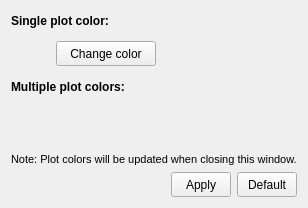
             <widget class="QWidget" name="tab_4">
              <attribute name="title">
               <string>Plots</string>
              </attribute>
              <layout class="QVBoxLayout" name="verticalLayout_10">
               <item>
                <layout class="QVBoxLayout" name="verticalLayout">
                 <property name="spacing">
                  <number>5</number>
                 </property>
                 <property name="leftMargin">
                  <number>0</number>
                 </property>
                 <property name="topMargin">
                  <number>0</number>
                 </property>
                 <property name="rightMargin">
                  <number>0</number>
                 </property>
                 <property name="bottomMargin">
                  <number>0</number>
                 </property>
                 <item>
                  <layout class="QHBoxLayout" name="horizontalLayout_2">
                   <item>
                    <widget class="QLabel" name="label">
                     <property name="font">
                      <font>
                       <weight>75</weight>
                       <bold>true</bold>
                      </font>
                     </property>
                     <property name="text">
                      <string>Single plot color:</string>
                     </property>
                    </widget>
                   </item>
                   <item>
                    <spacer name="horizontalSpacer">
                     <property name="orientation">
                      <enum>Qt::Horizontal</enum>
                     </property>
                     <property name="sizeHint" stdset="0">
                      <size>
                       <width>40</width>
                       <height>20</height>
                      </size>
                     </property>
                    </spacer>
                   </item>
                  </layout>
                 </item>
                 <item>
                  <layout class="QHBoxLayout" name="horizontalLayout_7">
                   <property name="spacing">
                    <number>15</number>
                   </property>
                   <property name="leftMargin">
                    <number>5</number>
                   </property>
                   <property name="topMargin">
                    <number>5</number>
                   </property>
                   <property name="rightMargin">
                    <number>5</number>
                   </property>
                   <property name="bottomMargin">
                    <number>5</number>
                   </property>
                   <item>
                    <widget class="QWidget" name="singleColorSquare" native="true">
                     <property name="minimumSize">
                      <size>
                       <width>25</width>
                       <height>25</height>
                      </size>
                     </property>
                     <property name="maximumSize">
                      <size>
                       <width>25</width>
                       <height>25</height>
                      </size>
                     </property>
                     <property name="styleSheet">
                      <string notr="true"/>
                     </property>
                    </widget>
                   </item>
                   <item>
                    <widget class="QPushButton" name="changeSinglePlotButton">
                     <property name="minimumSize">
                      <size>
                       <width>100</width>
                       <height>25</height>
                      </size>
                     </property>
                     <property name="maximumSize">
                      <size>
                       <width>100</width>
                       <height>25</height>
                      </size>
                     </property>
                     <property name="text">
                      <string>Change color</string>
                     </property>
                    </widget>
                   </item>
                   <item>
                    <spacer name="horizontalSpacer_6">
                     <property name="orientation">
                      <enum>Qt::Horizontal</enum>
                     </property>
                     <property name="sizeHint" stdset="0">
                      <size>
                       <width>40</width>
                       <height>20</height>
                      </size>
                     </property>
                    </spacer>
                   </item>
                  </layout>
                 </item>
                </layout>
               </item>
               <item>
                <layout class="QVBoxLayout" name="verticalLayout_3">
                 <item>
                  <layout class="QHBoxLayout" name="horizontalLayout_8">
                   <item>
                    <widget class="QLabel" name="label_4">
                     <property name="font">
                      <font>
                       <weight>75</weight>
                       <bold>true</bold>
                      </font>
                     </property>
                     <property name="text">
                      <string>Multiple plot colors:</string>
                     </property>
                    </widget>
                   </item>
                   <item>
                    <spacer name="horizontalSpacer_7">
                     <property name="orientation">
                      <enum>Qt::Horizontal</enum>
                     </property>
                     <property name="sizeHint" stdset="0">
                      <size>
                       <width>40</width>
                       <height>20</height>
                      </size>
                     </property>
                    </spacer>
                   </item>
                  </layout>
                 </item>
                 <item>
                  <layout class="QVBoxLayout" name="colorLayout">
                   <property name="leftMargin">
                    <number>5</number>
                   </property>
                   <property name="topMargin">
                    <number>5</number>
                   </property>
                   <property name="rightMargin">
                    <number>5</number>
                   </property>
                   <property name="bottomMargin">
                    <number>5</number>
                   </property>
                  </layout>
                 </item>
                 <item>
                  <spacer name="verticalSpacer">
                   <property name="orientation">
                    <enum>Qt::Vertical</enum>
                   </property>
                   <property name="sizeHint" stdset="0">
                    <size>
                     <width>20</width>
                     <height>40</height>
                    </size>
                   </property>
                  </spacer>
                 </item>
                 <item>
                  <widget class="QLabel" name="label_9">
                   <property name="font">
                    <font>
                     <pointsize>8</pointsize>
                    </font>
                   </property>
                   <property name="text">
                    <string>Note: Plot colors will be updated when closing this window.</string>
                   </property>
                  </widget>
                 </item>
                </layout>
               </item>
               <item>
                <layout class="QHBoxLayout" name="horizontalLayout_9">
                 <property name="leftMargin">
                  <number>0</number>
                 </property>
                 <property name="topMargin">
                  <number>0</number>
                 </property>
                 <property name="rightMargin">
                  <number>0</number>
                 </property>
                 <property name="bottomMargin">
                  <number>0</number>
                 </property>
                 <item>
                  <spacer name="horizontalSpacer_8">
                   <property name="orientation">
                    <enum>Qt::Horizontal</enum>
                   </property>
                   <property name="sizeHint" stdset="0">
                    <size>
                     <width>40</width>
                     <height>20</height>
                    </size>
                   </property>
                  </spacer>
                 </item>
                 <item>
                  <widget class="QPushButton" name="applyPlotButton">
                   <property name="minimumSize">
                    <size>
                     <width>60</width>
                     <height>25</height>
                    </size>
                   </property>
                   <property name="maximumSize">
                    <size>
                     <width>60</width>
                     <height>25</height>
                    </size>
                   </property>
                   <property name="text">
                    <string>Apply</string>
                   </property>
                  </widget>
                 </item>
                 <item>
                  <widget class="QPushButton" name="defaultPlotButton">
                   <property name="minimumSize">
                    <size>
                     <width>60</width>
                     <height>25</height>
                    </size>
                   </property>
                   <property name="maximumSize">
                    <size>
                     <width>60</width>
                     <height>25</height>
                    </size>
                   </property>
                   <property name="text">
                    <string>Default</string>
                   </property>
                  </widget>
                 </item>
                </layout>
               </item>
              </layout>
             </widget>
